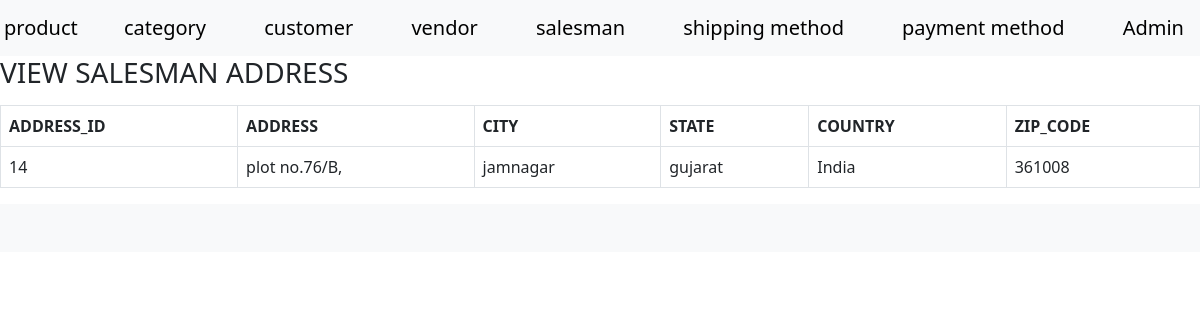
The page /index.php?a=grid&c=salesman_address&salesman_id=50 on the database its author committed.
### tables this page shows
CREATE TABLE `salesman_address` (
  `address_id` int(11) NOT NULL,
  `address` varchar(255) NOT NULL,
  `city` varchar(255) NOT NULL,
  `state` varchar(255) NOT NULL,
  `country` varchar(255) NOT NULL,
  `zip_code` int(6) NOT NULL,
  `created_at` datetime NOT NULL DEFAULT current_timestamp(),
  `updated_at` datetime DEFAULT NULL,
  `salesman_id` int(11) NOT NULL
);

### Model/Core/View.php (called while the page is built, shortened)
<?php
class Model_Core_View
{
	protected $templete = null;
	protected $data = [];
	public function render()
	{
		require_once "View".DS.$this->getTemplete();
	}
    public function getTemplete()
    {
        return $this->templete;
    }
    public function setTemplete($templete)
    {
        $this->templete = $templete;
        return $this;
    }
    public function getData($key = null)
    {
        if(array_key_exists($key, $this->data))
        {
            return $this->data[$key];
        }
        return null;
    }
    public function setData($value)
    {
        $this->data = $value;
        return $this;
    }
}
 ?>

### Controller/Core/Action.php (called while the page is built, shortened)
<?php
class Controller_Core_Action
{
	protected $view = null;
	public function render()
	{
		$this->getView()->render();
	}
      public function getView()
    {
    	if ($this->view)
    	{
        return $this->view;
    	}
    	$view = Ccc::getModel('Core_View');
    	return $view;
    }
    public function setView($view)
    {
        $this->view = $view;
        return $this;
    }
}
?>

### Controller/Salesman/Address.php (called while the page is built, shortened)
<?php
class Controller_Salesman_Address extends Controller_Core_Action
{
	public function gridAction()
	{
		$request = $this->getRequest();
		$salesmanId=(int) $request->getParam('salesman_id');
		$modelSalesmanAddress =Ccc::getModel('SalesmanAddress_Row');
		$sql = "SELECT * FROM `salesman_address` WHERE `salesman_id` = {$salesmanId}";
		$salesmanAddress =$modelSalesmanAddress->fetchRow($sql);
		$this->render();
	}
}
?>

### Controller/Core/Front.php (called while the page is built, shortened)
<?php
class Controller_Core_Front
{
	public function getRequest()
	{
		$request = new Model_Core_Request();
		return $request;
	}
	public function init()
	{
		$request = $this->getRequest();
		$action = $request->getActionName().'Action';
		$Controller = new $controllerClassName();
		$Controller->$action();
	}
}
?>

### index.php (called while the page is built, shortened)
<?php
class Ccc
{
	public static function init()
	{
		$front = new Controller_Core_Front();
		$front->init();
	}
}
Ccc::init();
?>

### Model/Core/Table/Row.php (called while the page is built, shortened)
<?php
class Model_Core_Table_Row
{
	protected $data = [];
    public function __get($key)
    {
        if (array_key_exists($key, $this->data)) {
            return $this->data[$key];
        }
        return null;
    }
    public function setData($data)
    {
        $this->data = $data;
        return $this;
    }
    public function fetchRow($sql)
    {
         $result = $this->getTable()->fetchRow($sql);
        return $this;
    }
    public function getTable()
    {
        $table = new $tableClass();
        return $table;
    }
}
?>

### Model/Core/Adapter.php (called while the page is built, shortened)
<?php
class Model_core_Adapter{
	public $serverName="localhost";
	public $userName="root";
	public $password="";
	public $databaseName ="project-krushal-vataliya-04-good";
  	public $connect = null;
	public function connect(){
      if($this->connect == null)
      {
		$this->connect = mysqli_connect($this->serverName, $this->userName, $this->password, $this->databaseName);
      }
      return $this->connect;
	  }
   public function fetchRow($query){
   	$result =$this->connect()->query($query);
   		return $result->fetch_assoc();
   }
}
?>

### Model/Core/Table.php (called while the page is built, shortened)
<?php
class Model_Core_Table
{
	public function getAdapter()
	{
		$adapter = new Model_Core_Adapter();
		return $adapter;
	}
	public function fetchRow($query)
	{
		return $this->getAdapter()->fetchRow($query);
	}
}
?>

### View/salesman/address/grid.phtml (the view, shortened to what this page needs)
<?php
$address = $this->getData('salesmanAddress');
?>
<!DOCTYPE html>
<html>
	<head>
		<link rel="stylesheet" href="Model/Skin/css/style.css">
	</head>
	<body>
		<?php require_once "View/html/header.phtml" ?>
		<div><div><h3>VIEW SALESMAN ADDRESS</h3></div><div style="margin-left:640px;margin-top: 15px;"></div></div>
		<table class="table table-bordered">
			<tr>
				<th>ADDRESS_ID</th>
				<th>ADDRESS</th>
				<th>CITY</th>
				<th>STATE</th>
				<th>COUNTRY</th>
				<th>ZIP_CODE</th>
			</tr>
			<tr>
				<td><?php echo $address->address_id ?> </td>
				<td><?php echo $address->address ?></td>
				<td><?php echo $address->city ?></td>
				<td><?php echo $address->state ?></td>
				<td><?php echo $address->country ?></td>
				<td><?php echo $address->zip_code ?></td>
			</tr>
		</table>
	</body>
	<?php require_once "View/html/footer.phtml" ?>
</html>

### rows shown on the page
salesman_address: address_id "14", address "plot no.76/B,", city "jamnagar", state "gujarat", country "India", zip_code "361008"
